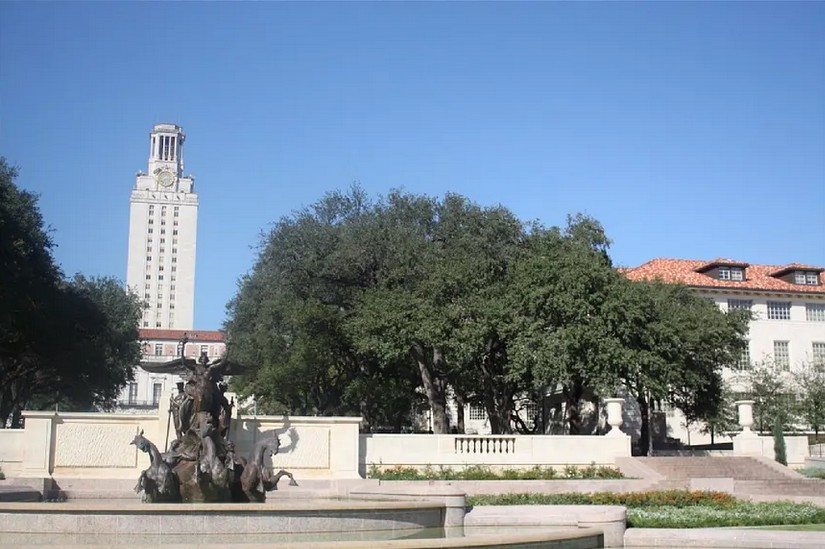
#> input picture images/left.jpg, 825 x 549 px
$ python test_matcher.py
#> lines starting #> are read from the running program, lines starting #| are printed output that depends on the picture
### modules/matcher.py
import cv2


def compute_match_stats(matches):
    if not matches:
        return None

    distances = [m.distance for m in matches]

    return {
        "avg": sum(distances) / len(distances),
        "min": min(distances),
        "max": max(distances)
    }


# [17 lines left out: function geometric_filter, not called in this run]


def match_features(
    desc1,
    desc2,
    ratio_thresh=0.72,        # FIXED (was too strict)
    max_matches=150,
    distance_thresh=250,
    cross_check=False,
    kp1=None,
    kp2=None,
    debug=True
):
    """
    Stable feature matcher for panorama stitching
    """

    # ---- Safety checks ----
    if desc1 is None or desc2 is None:
        return []

    if len(desc1) < 2 or len(desc2) < 2:
        return []

    bf = cv2.BFMatcher(cv2.NORM_L2, crossCheck=cross_check)

    # ---- STRICT MODE ----
    if cross_check:
        matches = bf.match(desc1, desc2)
        matches = sorted(matches, key=lambda x: x.distance)

        if debug:
            print(f"[Matcher] Cross-check matches: {len(matches)}")

    # ---- FAST MODE ----
    else:
        knn_matches = bf.knnMatch(desc1, desc2, k=2)

        good_matches = []

        for pair in knn_matches:
            if len(pair) < 2:
                continue

            m, n = pair

            # FIXED: cleaner filtering
            if m.distance < ratio_thresh * n.distance and m.distance < distance_thresh:
                good_matches.append(m)

        if debug:
            print(f"[Matcher] Raw KNN matches: {len(knn_matches)}")
            print(f"[Matcher] After ratio filter: {len(good_matches)}")

        matches = sorted(good_matches, key=lambda x: x.distance)

    # ---- Geometric filtering ----
    #matches = geometric_filter(matches, kp1, kp2)

    if debug:
        print(f"[Matcher] After geometric filter: {len(matches)}")

    # ---- Limit matches ----
    matches = matches[:min(max_matches, len(matches))]

    # ---- Stats ----
    stats = compute_match_stats(matches)

    if debug:
        print(f"[Matcher] Final matches used: {len(matches)}")

        if stats:
            print(
                f"[Matcher] Distance stats → "
                f"avg: {stats['avg']:.2f}, "
                f"min: {stats['min']:.2f}, "
                f"max: {stats['max']:.2f}"
            )

    if len(matches) < 10:
        print("[Matcher WARNING] Too few matches — homography may fail")

    return matches


# [12 lines left out: function draw_matches, not called in this run]

### modules/test_matcher.py
import cv2
from matcher import match_features

# load images
img1 = cv2.imread("../images/left.jpg")
#> img1 is the input picture: shape (549, 825, 3); mean B, G, R 158.1, 138.8, 120.4
img2 = cv2.imread("../images/right.jpg")
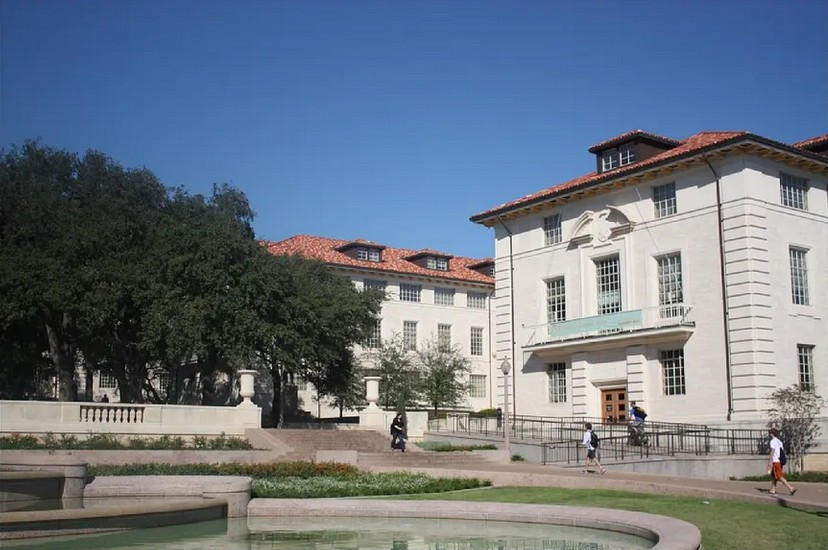
#> input picture images/right.jpg, 828 x 550 px
#> img2 is the input picture: shape (550, 828, 3); mean B, G, R 130.9, 117.7, 106.7

# SIFT
sift = cv2.SIFT_create()
kp1, desc1 = sift.detectAndCompute(img1, None)
#> kp1 = 3139 keypoints; strongest (x, y, size): (500, 451, 1.9), (624, 381, 2.1), (564, 404, 2.9), (494, 451, 1.8)
kp2, desc2 = sift.detectAndCompute(img2, None)
#> kp2 = 2690 keypoints; strongest (x, y, size): (613, 310, 1.9), (604, 312, 1.9), (128, 420, 2.2), (617, 310, 2.1)

matches = match_features(desc1, desc2)
#> in match_features, `knn_matches = bf.knnMatch(desc1, desc2, k=2)`: knn_matches = 3139 matches
#> after the loop in match_features, `for pair in knn_matches:`: good_matches = 459 matches
#| [Matcher] Raw KNN matches: 3139
#| [Matcher] After ratio filter: 459
#| [Matcher] After geometric filter: 459
#> in match_features, `matches = matches[:min(max_matches, len(matches))]`: matches = 150 matches
#> in compute_match_stats, `distances = [m.distance for m in matches]`: distances = 150 values from 52.85 to 112.1
#> in match_features, `stats = compute_match_stats(matches)`: stats = {'avg': 90.05, 'min': 52.85, 'max': 112.1}
#| [Matcher] Final matches used: 150
#| [Matcher] Distance stats → avg: 90.05, min: 52.85, max: 112.14
#> matches = 150 matches

print("Total good matches:", len(matches))
#| Total good matches: 150
img_matches = cv2.drawMatches(
    img1, kp1,
    img2, kp2,
    matches[:50], None,
    flags=cv2.DrawMatchesFlags_NOT_DRAW_SINGLE_POINTS
)
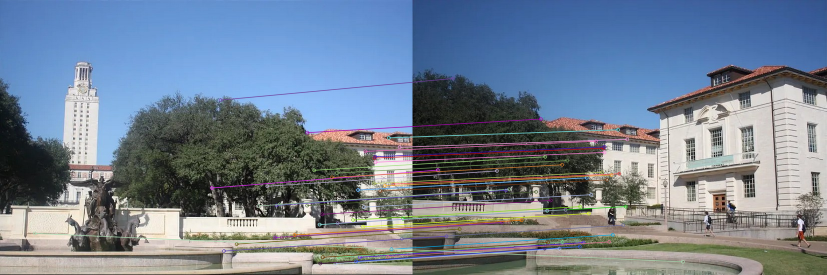
#> img_matches: shape (550, 1653, 3) (shown at 1/2 size); mean B, G, R 145.7, 128.8, 114.8

cv2.imshow("Matches", img_matches)
cv2.waitKey(0)
cv2.destroyAllWindows()
